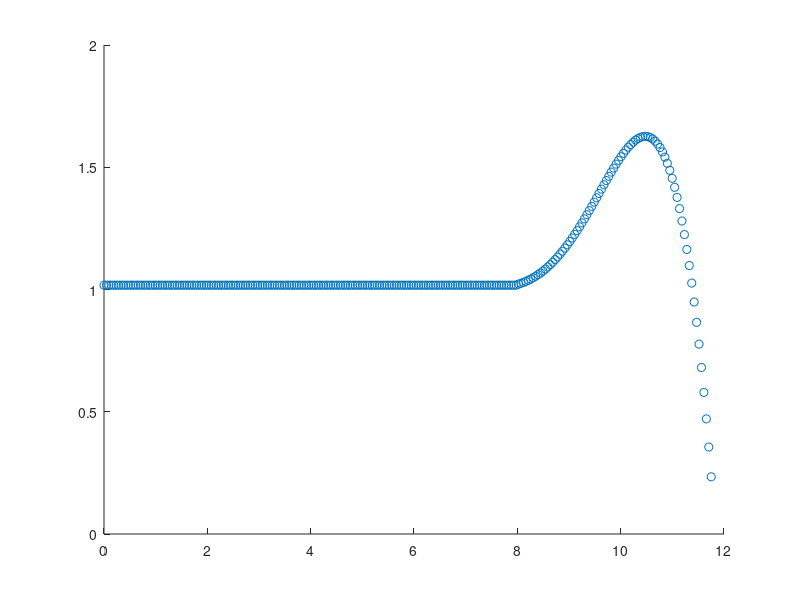

MATLAB code for this plot: (Note: this script raises an error after producing the figure.)
%script to call dykeModel functions and solve system
clear 
close all

mu = 0.01; %viscosity (Pa s)
nu = 0.2;  %Poisson ratio
G = 10^10; %Shear modulus (Pa)
rhom = 2700; %Magma density (kg /m^3) 
rhos = 2900; %Host rock density
drho = rhos - rhom;
g = 9.81;
Q = 2;
Ks = ((3*mu*Q/2)^(1/6))*((G/(1-nu))^(1/2))*((drho*g)^(2/3)); %= 9.7673 10^6
A = 0.1; %scaling factor for Kc: Kc = A*Ks

%define input parameters to pass to model
parameters = struct();

%numerical parameters
parameters.dt = 0.000001;
parameters.dz = 0.0472; %0.0236
parameters.nTimeSteps = 1000000;
parameters.tol = 1.e-6;
parameters.maxIts = 100;

%Material/problem parameters
parameters.Q = 2; %or 2 m^3/ms ?
parameters.drho = drho;
%parameters.g = 9.81;
parameters.hs = ((3*mu*Q)/(2*drho*g))^(1/3);
parameters.alpha = parameters.dt/(4*parameters.hs*(parameters.dz^2));
parameters.Kc = 1;%*Ks;

%% define initial conditions (h0, zf0)
dz = parameters.dz;
z0 = 0;
z = (0:dz:11.8)';
n = length(z);


M = csvread("initial_width.csv");

%interpolated values of h at z query points
hq = interp1(M(:,1),M(:,2),z);
hq2 = hq;
tf = (z < 8);
hq(tf) = 1.0177;
hq(n) = 0;

%smoother h:
p = polyfit(z, hq, 9);
v = polyval(p, z);
hq(~tf) = v(~tf);

close all
figure; hold on
plot(z(1:n-1),hq(1:n-1),'o'); 
%plot(z(1:n-1),v(1:n-1),'o-'); 

[M1,M2] = matrixM(z,z(n) + dz/100);

tol = 1e-2;
maxit = 499;
%Pe_gm = gmres(M1s,h2b(1:nz-1),[],tol,maxit); 
hn = 2*(2^0.5);
hq2 = hq;
hq2(n) = hn;
Pe = gmres(M1,hq2,[],tol,maxit);
figure
plot(z,Pe,'-o')
%%
close all
[h,hmax,fnorm,t] = dykeModel(parameters,v,z); 

%%
% figure(1);
% plot(z,h);
% 
 figure(3);
 plot(1:parameters.nTimeSteps,hmax)
% 
figure(4);
plot(1:parameters.nTimeSteps,fnorm)
%xlabel("Time step")
%ylabel("norm(f)")



